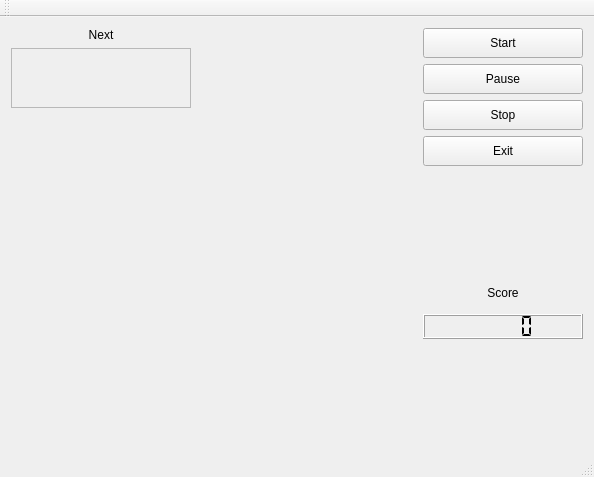
<?xml version="1.0" encoding="UTF-8"?>
<ui version="4.0">
 <class>TETRIS</class>
 <widget class="QMainWindow" name="TETRIS">
  <property name="geometry">
   <rect>
    <x>0</x>
    <y>0</y>
    <width>594</width>
    <height>477</height>
   </rect>
  </property>
  <property name="windowTitle">
   <string>TETRIS</string>
  </property>
  <property name="windowIcon">
   <iconset resource="images.qrc">
    <normaloff>:/MyImages/Images/Tetris.png</normaloff>:/MyImages/Images/Tetris.png</iconset>
  </property>
  <widget class="QWidget" name="centralWidget">
   <layout class="QGridLayout" name="gridLayout">
    <item row="0" column="2" rowspan="2">
     <layout class="QVBoxLayout" name="verticalLayout">
      <item>
       <widget class="QPushButton" name="StartButton">
        <property name="enabled">
         <bool>true</bool>
        </property>
        <property name="sizePolicy">
         <sizepolicy hsizetype="Minimum" vsizetype="Minimum">
          <horstretch>0</horstretch>
          <verstretch>0</verstretch>
         </sizepolicy>
        </property>
        <property name="minimumSize">
         <size>
          <width>0</width>
          <height>30</height>
         </size>
        </property>
        <property name="maximumSize">
         <size>
          <width>160</width>
          <height>30</height>
         </size>
        </property>
        <property name="text">
         <string>Start</string>
        </property>
        <property name="icon">
         <iconset resource="images.qrc">
          <normaloff>:/MyImages/Images/ios-8-Game-Center-icon_43822.ico</normaloff>:/MyImages/Images/ios-8-Game-Center-icon_43822.ico</iconset>
        </property>
       </widget>
      </item>
      <item>
       <widget class="QPushButton" name="PauseButton">
        <property name="minimumSize">
         <size>
          <width>0</width>
          <height>30</height>
         </size>
        </property>
        <property name="maximumSize">
         <size>
          <width>160</width>
          <height>30</height>
         </size>
        </property>
        <property name="text">
         <string>Pause</string>
        </property>
        <property name="icon">
         <iconset resource="images.qrc">
          <normaloff>:/MyImages/Images/PauseDisabled_26933.ico</normaloff>:/MyImages/Images/PauseDisabled_26933.ico</iconset>
        </property>
       </widget>
      </item>
      <item>
       <widget class="QPushButton" name="StopButton">
        <property name="minimumSize">
         <size>
          <width>0</width>
          <height>30</height>
         </size>
        </property>
        <property name="maximumSize">
         <size>
          <width>160</width>
          <height>30</height>
         </size>
        </property>
        <property name="text">
         <string>Stop</string>
        </property>
        <property name="icon">
         <iconset resource="images.qrc">
          <normaloff>:/MyImages/Images/Stop_37106.ico</normaloff>:/MyImages/Images/Stop_37106.ico</iconset>
        </property>
       </widget>
      </item>
      <item>
       <widget class="QPushButton" name="ExitButton">
        <property name="minimumSize">
         <size>
          <width>0</width>
          <height>30</height>
         </size>
        </property>
        <property name="maximumSize">
         <size>
          <width>160</width>
          <height>30</height>
         </size>
        </property>
        <property name="text">
         <string>Exit</string>
        </property>
        <property name="icon">
         <iconset resource="images.qrc">
          <normaloff>:/MyImages/Images/exit_closethesession_close_6317.ico</normaloff>:/MyImages/Images/exit_closethesession_close_6317.ico</iconset>
        </property>
       </widget>
      </item>
      <item>
       <spacer name="verticalSpacer">
        <property name="orientation">
         <enum>Qt::Vertical</enum>
        </property>
        <property name="sizeHint" stdset="0">
         <size>
          <width>20</width>
          <height>40</height>
         </size>
        </property>
       </spacer>
      </item>
      <item>
       <widget class="QLabel" name="labelScore">
        <property name="minimumSize">
         <size>
          <width>0</width>
          <height>30</height>
         </size>
        </property>
        <property name="maximumSize">
         <size>
          <width>160</width>
          <height>30</height>
         </size>
        </property>
        <property name="text">
         <string>Score</string>
        </property>
        <property name="alignment">
         <set>Qt::AlignCenter</set>
        </property>
       </widget>
      </item>
      <item>
       <widget class="QLCDNumber" name="lcdNumber">
        <property name="minimumSize">
         <size>
          <width>0</width>
          <height>25</height>
         </size>
        </property>
        <property name="maximumSize">
         <size>
          <width>160</width>
          <height>25</height>
         </size>
        </property>
        <property name="segmentStyle">
         <enum>QLCDNumber::Flat</enum>
        </property>
       </widget>
      </item>
      <item>
       <spacer name="verticalSpacer_2">
        <property name="orientation">
         <enum>Qt::Vertical</enum>
        </property>
        <property name="sizeHint" stdset="0">
         <size>
          <width>20</width>
          <height>40</height>
         </size>
        </property>
       </spacer>
      </item>
     </layout>
    </item>
    <item row="1" column="1">
     <widget class="Glass" name="widgetGlass" native="true">
      <property name="minimumSize">
       <size>
        <width>220</width>
        <height>400</height>
       </size>
      </property>
     </widget>
    </item>
    <item row="0" column="0" rowspan="2">
     <layout class="QVBoxLayout" name="verticalLayout_2">
      <item>
       <widget class="QLabel" name="labelNextFigure">
        <property name="text">
         <string>Next</string>
        </property>
        <property name="alignment">
         <set>Qt::AlignCenter</set>
        </property>
       </widget>
      </item>
      <item>
       <widget class="NextFigure" name="frameNextFigure">
        <property name="minimumSize">
         <size>
          <width>180</width>
          <height>60</height>
         </size>
        </property>
        <property name="maximumSize">
         <size>
          <width>180</width>
          <height>60</height>
         </size>
        </property>
        <property name="frameShape">
         <enum>QFrame::StyledPanel</enum>
        </property>
        <property name="frameShadow">
         <enum>QFrame::Raised</enum>
        </property>
       </widget>
      </item>
      <item>
       <spacer name="verticalSpacer_3">
        <property name="orientation">
         <enum>Qt::Vertical</enum>
        </property>
        <property name="sizeHint" stdset="0">
         <size>
          <width>20</width>
          <height>40</height>
         </size>
        </property>
       </spacer>
      </item>
     </layout>
    </item>
   </layout>
  </widget>
  <widget class="QMenuBar" name="menuBar">
   <property name="geometry">
    <rect>
     <x>0</x>
     <y>0</y>
     <width>594</width>
     <height>21</height>
    </rect>
   </property>
  </widget>
  <widget class="QToolBar" name="mainToolBar">
   <attribute name="toolBarArea">
    <enum>TopToolBarArea</enum>
   </attribute>
   <attribute name="toolBarBreak">
    <bool>false</bool>
   </attribute>
  </widget>
  <widget class="QStatusBar" name="statusBar"/>
 </widget>
 <layoutdefault spacing="6" margin="11"/>
 <customwidgets>
  <customwidget>
   <class>Glass</class>
   <extends>QWidget</extends>
   <header>glass.h</header>
   <container>1</container>
   <slots>
    <signal>sendScore(int)</signal>
    <signal>sendPauseSignal()</signal>
    <signal>sendNextFigure(Figure*)</signal>
    <slot>gameStart()</slot>
    <slot>stopPressed()</slot>
    <slot>pausePressed()</slot>
   </slots>
  </customwidget>
  <customwidget>
   <class>NextFigure</class>
   <extends>QFrame</extends>
   <header>nextfigure.h</header>
   <container>1</container>
   <slots>
    <slot>getNext(Figure*)</slot>
    <slot>gameStop()</slot>
   </slots>
  </customwidget>
 </customwidgets>
 <resources>
  <include location="images.qrc"/>
 </resources>
 <connections>
  <connection>
   <sender>ExitButton</sender>
   <signal>clicked()</signal>
   <receiver>TETRIS</receiver>
   <slot>close()</slot>
   <hints>
    <hint type="sourcelabel">
     <x>523</x>
     <y>134</y>
    </hint>
    <hint type="destinationlabel">
     <x>432</x>
     <y>390</y>
    </hint>
   </hints>
  </connection>
  <connection>
   <sender>StartButton</sender>
   <signal>clicked()</signal>
   <receiver>widgetGlass</receiver>
   <slot>gameStart()</slot>
   <hints>
    <hint type="sourcelabel">
     <x>503</x>
     <y>57</y>
    </hint>
    <hint type="destinationlabel">
     <x>306</x>
     <y>247</y>
    </hint>
   </hints>
  </connection>
  <connection>
   <sender>widgetGlass</sender>
   <signal>sendScore(int)</signal>
   <receiver>lcdNumber</receiver>
   <slot>display(int)</slot>
   <hints>
    <hint type="sourcelabel">
     <x>306</x>
     <y>247</y>
    </hint>
    <hint type="destinationlabel">
     <x>503</x>
     <y>335</y>
    </hint>
   </hints>
  </connection>
  <connection>
   <sender>PauseButton</sender>
   <signal>clicked()</signal>
   <receiver>widgetGlass</receiver>
   <slot>pausePressed()</slot>
   <hints>
    <hint type="sourcelabel">
     <x>503</x>
     <y>93</y>
    </hint>
    <hint type="destinationlabel">
     <x>306</x>
     <y>247</y>
    </hint>
   </hints>
  </connection>
  <connection>
   <sender>StopButton</sender>
   <signal>clicked()</signal>
   <receiver>widgetGlass</receiver>
   <slot>stopPressed()</slot>
   <hints>
    <hint type="sourcelabel">
     <x>503</x>
     <y>129</y>
    </hint>
    <hint type="destinationlabel">
     <x>306</x>
     <y>247</y>
    </hint>
   </hints>
  </connection>
  <connection>
   <sender>widgetGlass</sender>
   <signal>sendPauseSignal()</signal>
   <receiver>TETRIS</receiver>
   <slot>changePauseButton()</slot>
   <hints>
    <hint type="sourcelabel">
     <x>306</x>
     <y>247</y>
    </hint>
    <hint type="destinationlabel">
     <x>296</x>
     <y>238</y>
    </hint>
   </hints>
  </connection>
  <connection>
   <sender>widgetGlass</sender>
   <signal>sendNextFigure(Figure*)</signal>
   <receiver>frameNextFigure</receiver>
   <slot>getNext(Figure*)</slot>
   <hints>
    <hint type="sourcelabel">
     <x>306</x>
     <y>247</y>
    </hint>
    <hint type="destinationlabel">
     <x>99</x>
     <y>91</y>
    </hint>
   </hints>
  </connection>
  <connection>
   <sender>StopButton</sender>
   <signal>clicked()</signal>
   <receiver>frameNextFigure</receiver>
   <slot>gameStop()</slot>
   <hints>
    <hint type="sourcelabel">
     <x>503</x>
     <y>129</y>
    </hint>
    <hint type="destinationlabel">
     <x>99</x>
     <y>91</y>
    </hint>
   </hints>
  </connection>
 </connections>
 <slots>
  <slot>changePauseButton()</slot>
 </slots>
</ui>
